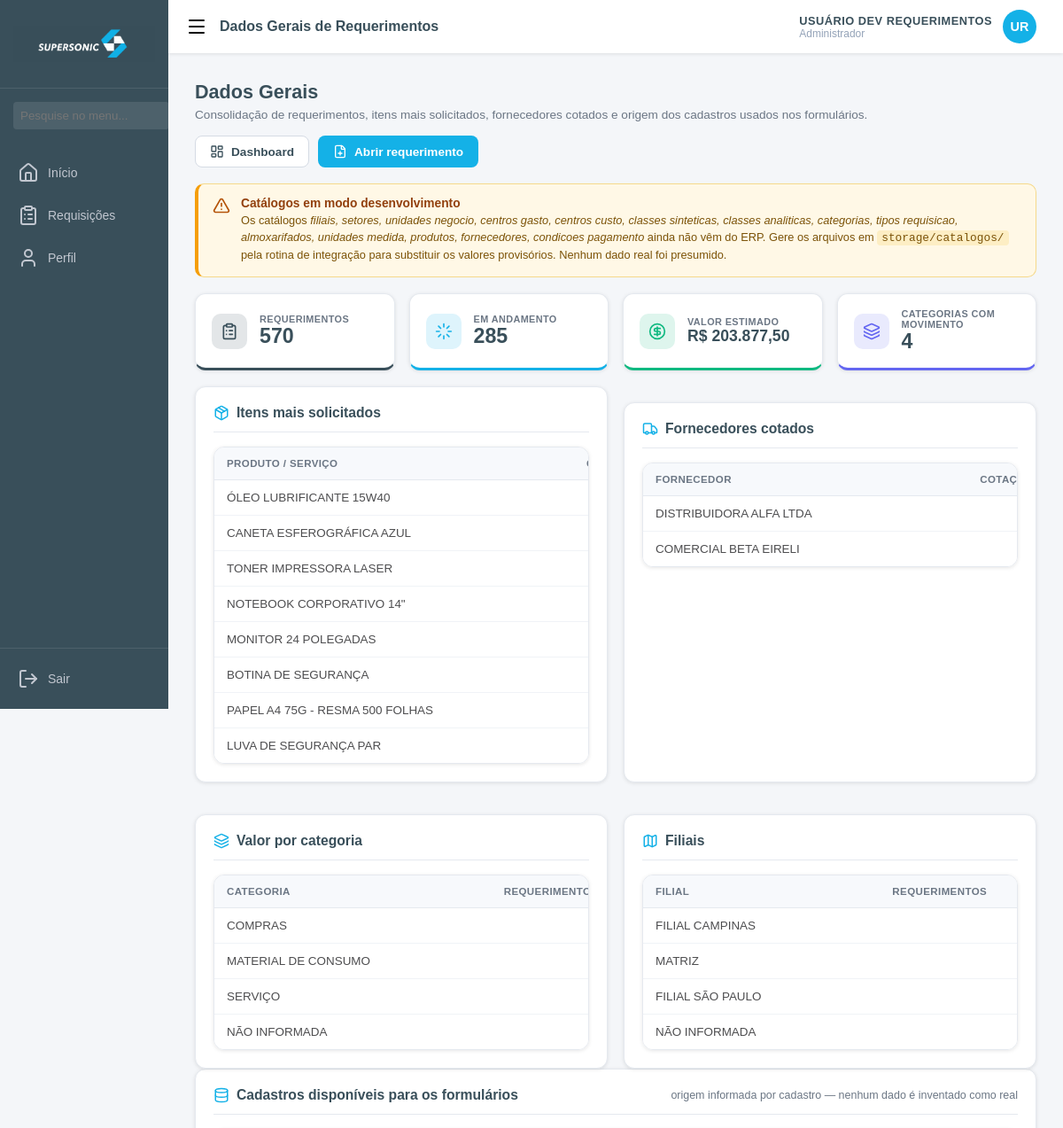
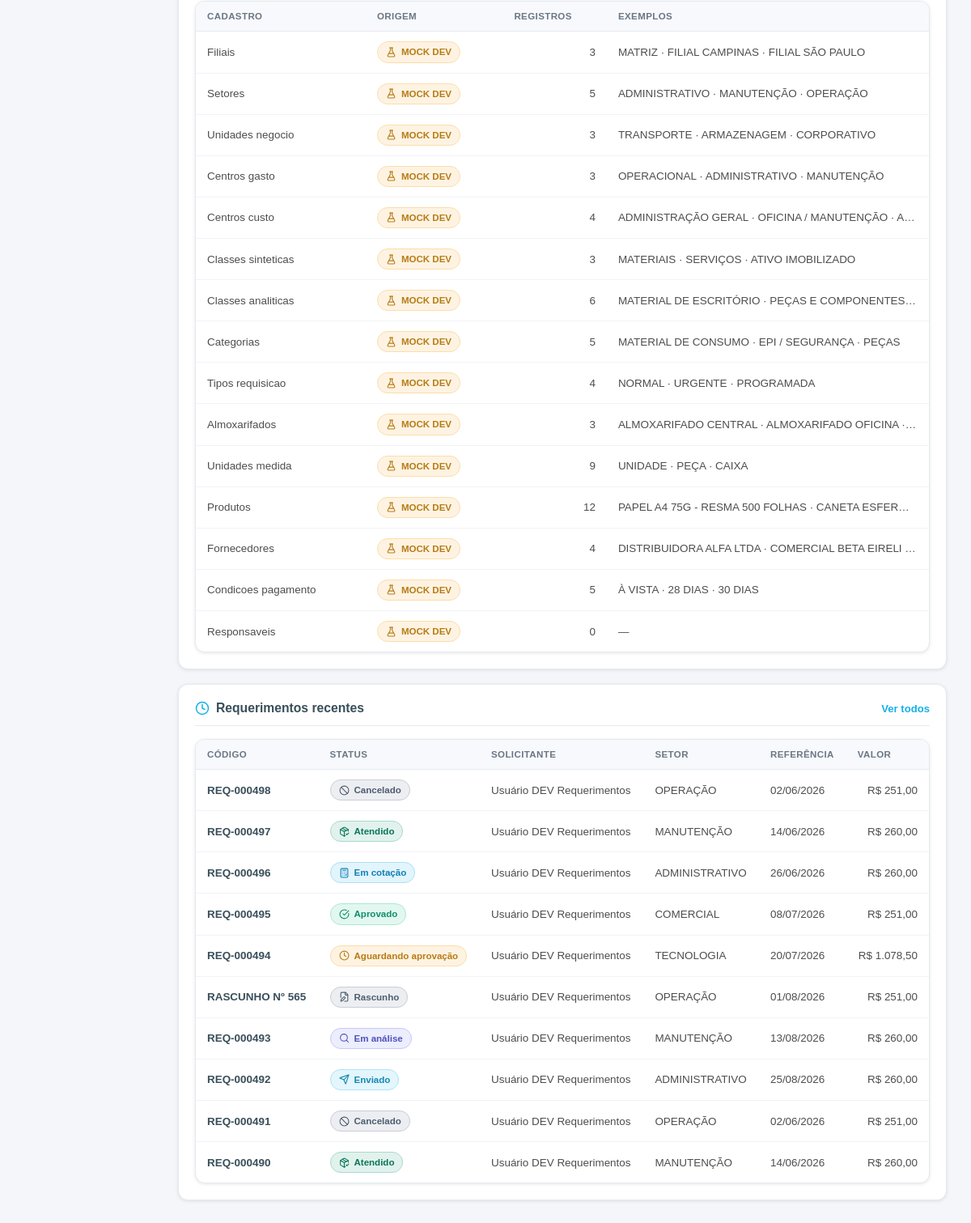
The app's page /requerimento/dados-gerais (signed in), older data (2 pictures, top to bottom).
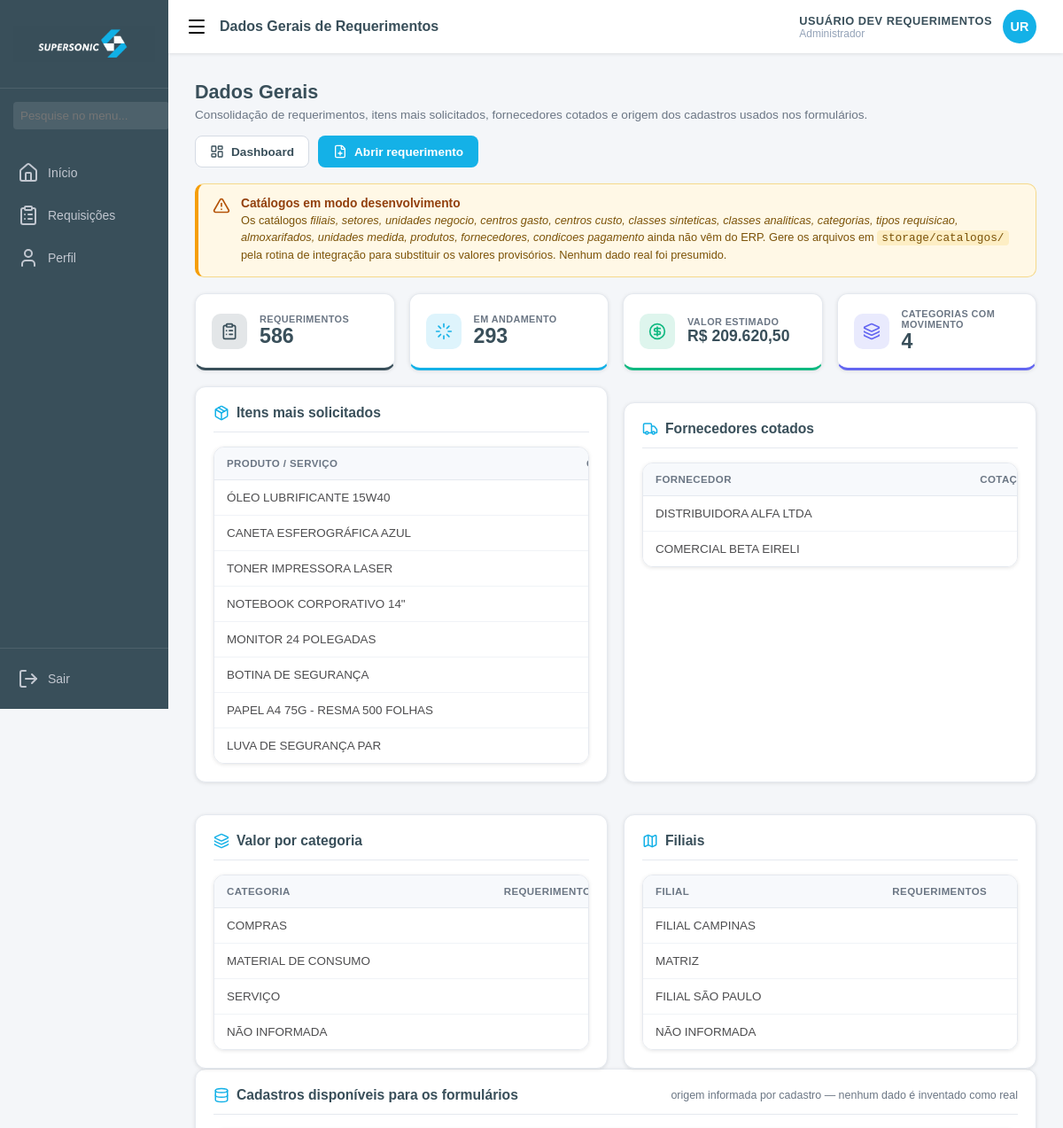
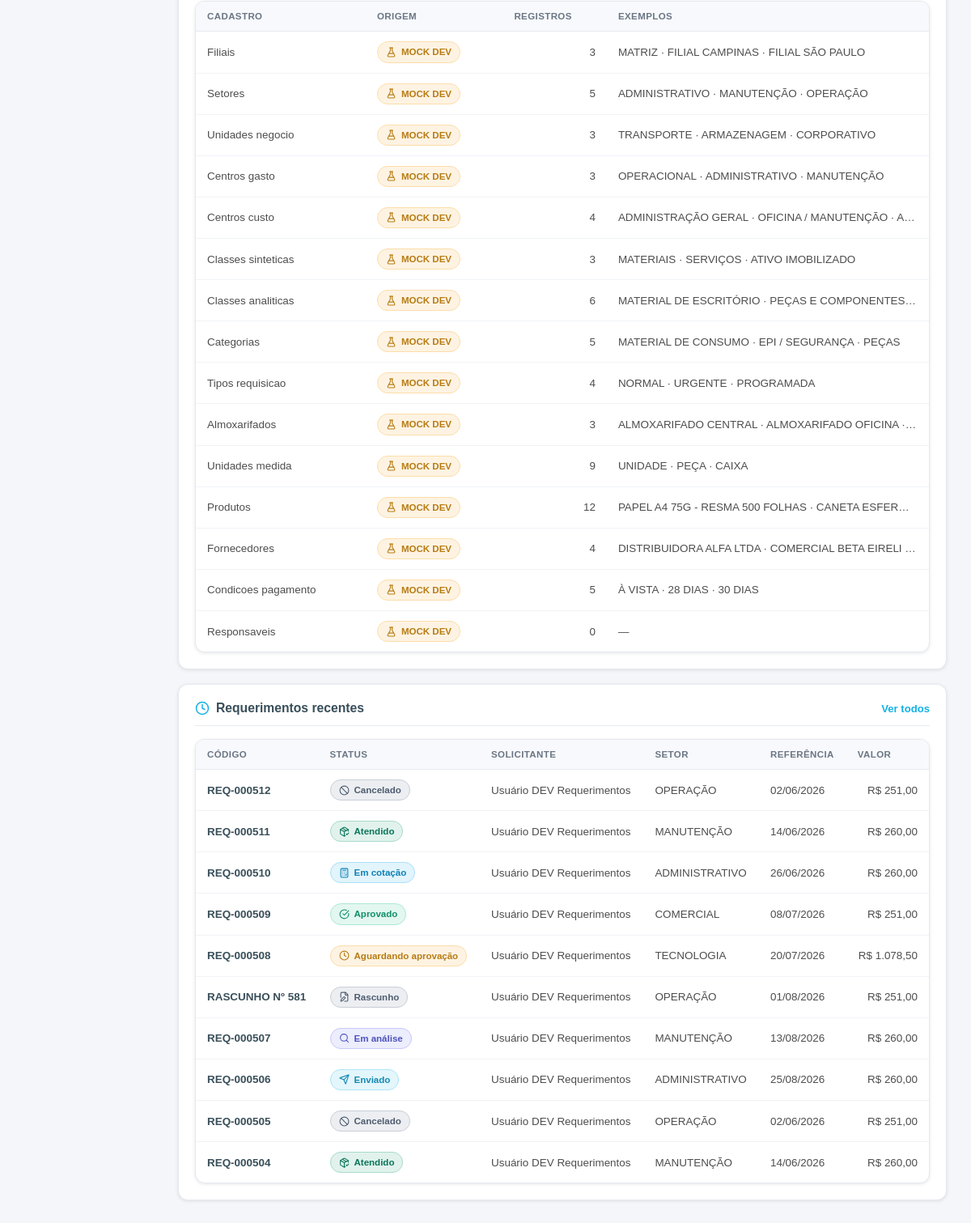
The same page, newer data (2 pictures, top to bottom).
### core/req_models.py (models this page shows, shortened)
class Requerimento(db.Model):
    __tablename__ = "req_requerimento"
    id = db.Column(Integer, primary_key=True)
    codigo = db.Column(String(20), unique=True, nullable=True)   # REQ-000123 (gerado no envio/salvamento)
    numero = db.Column(Integer, nullable=True)                   # sequencial dentro da série
    serie = db.Column(String(20), nullable=True)
    status = db.Column(String(30), nullable=False, default="RASCUNHO", index=True)
    tipo = db.Column(String(30), nullable=True)
    prioridade = db.Column(String(20), nullable=False, default="NORMAL")
    data_referencia = db.Column(Date, nullable=True)
    data_limite = db.Column(Date, nullable=True)
    solicitante_usuario_id = db.Column(Integer, ForeignKey("usuarios.id"), nullable=False, index=True)
    solicitante_nome = db.Column(String(120), nullable=True)
    solicitante_email = db.Column(String(120), nullable=True)
    solicitante_telefone = db.Column(String(30), nullable=True)
    funcionario = db.Column(String(120), nullable=True)
    filial = db.Column(String(80), nullable=True)
    setor = db.Column(String(80), nullable=True)
    responsavel = db.Column(String(120), nullable=True)
    unidade_negocio = db.Column(String(80), nullable=True)
    centro_gasto = db.Column(String(80), nullable=True)
    centro_custo = db.Column(String(80), nullable=True)
    classe_sintetica = db.Column(String(80), nullable=True)
    classe_analitica = db.Column(String(80), nullable=True)
    tipo_requisicao = db.Column(String(80), nullable=True)
    categoria = db.Column(String(80), nullable=True)
    justificativa = db.Column(Text, nullable=True)
    observacao = db.Column(Text, nullable=True)
    necessita_cotacao = db.Column(Boolean, nullable=False, default=False)
    cotacao_selecionada_id = db.Column(Integer, nullable=True)   # sem FK: evita ciclo entre tabelas
    etapa_atual = db.Column(Integer, nullable=False, default=1)
    valor_estimado = db.Column(Numeric(15, 2), nullable=False, default=Decimal("0.00"))
    responsavel_atual = db.Column(String(120), nullable=True)
    enviado_em = db.Column(DateTime, nullable=True)
    criado_em = db.Column(DateTime, nullable=False, default=datetime.now)
    criado_por = db.Column(String(120), nullable=True)
    atualizado_em = db.Column(DateTime, nullable=False, default=datetime.now, onupdate=datetime.now)
    atualizado_por = db.Column(String(120), nullable=True)
    cancelado_em = db.Column(DateTime, nullable=True)
    cancelado_por = db.Column(String(120), nullable=True)
    motivo_cancelamento = db.Column(Text, nullable=True)
    itens = db.relationship("ReqItem", backref="requerimento", cascade="all, delete-orphan",
                            order_by="ReqItem.sequencia", lazy="selectin")
    localizacoes = db.relationship("ReqLocalizacao", backref="requerimento",
                                   cascade="all, delete-orphan", lazy="selectin")
    complementos = db.relationship("ReqComplemento", backref="requerimento",
                                   cascade="all, delete-orphan", lazy="selectin")
    anexos = db.relationship("ReqAnexo", backref="requerimento",
                             cascade="all, delete-orphan", lazy="selectin")
    cotacoes = db.relationship("ReqCotacao", backref="requerimento",
                               cascade="all, delete-orphan", lazy="selectin")
    historico = db.relationship("ReqHistorico", backref="requerimento", cascade="all, delete-orphan",
                                order_by="ReqHistorico.data_hora", lazy="selectin")
    __table_args__ = (
        Index("ix_req_status_prioridade", "status", "prioridade"),
    )
    @property
    def codigo_exibicao(self) -> str:
        if self.codigo:
            return self.codigo
        return f"RASCUNHO Nº {self.id}" if self.id else "NOVO RASCUNHO"

### core/req_routes.py (the view)
@req_bp.route("/requerimento/dados-gerais")
@login_required
def dados_gerais():
    return render_template(
        "requerimentos/dados_gerais.html",
        pagina_ativa="dados_gerais",
        titulo_pagina="Dados Gerais de Requerimentos",
        indicadores=servico.indicadores(current_user),
        itens_top=servico.itens_mais_solicitados(current_user),
        fornecedores=servico.fornecedores_cotados(current_user),
        recentes=servico.listar(current_user, {}, pagina=1, por_pagina=10).items,
        catalogos=req_catalogos.todos(),
        **_contexto_dominio(),
    )

### app.py (called while the page is built)
@login_manager.user_loader
def load_user(user_id):
    return Usuario.query.get(int(user_id))

@app.context_processor
def inject_user():
    if current_user.is_authenticated:
        nome = current_user.nome or ""
        partes = nome.split()
        iniciais = (partes[0][0] + partes[-1][0]).upper() if len(partes) > 1 else (partes[0][0].upper() if partes else "")
        return dict(user_nome=nome, user_iniciais=iniciais)
    return dict(user_nome=None, user_iniciais=None)

@app.template_filter("moeda")
def filtro_moeda(valor) -> str:
    try:
        numero = float(valor or 0)
    except (TypeError, ValueError):
        numero = 0.0
    texto = f"{numero:,.2f}".replace(",", "#").replace(".", ",").replace("#", ".")
    return f"R$ {texto}"

@app.template_filter("data_br")
def filtro_data_br(valor) -> str:
    if not valor:
        return "—"
    try:
        return valor.strftime("%d/%m/%Y")
    except AttributeError:
        return str(valor)

### core/req_routes.py (called while the page is built)
@req_bp.app_context_processor
def _injetar_dominio():
    if not current_user.is_authenticated:
        return {}
    return {"req_status_catalogo": STATUS, "req_prioridades": PRIORIDADES}

### templates/requerimentos/dados_gerais.html (shortened to what the changed rows need)
{% extends 'requerimentos/base.html' %}
{% from 'components/ui.html' import status_badge, area_vazia, origem_dado with context %}
{% block conteudo %}
<div class="pagina-cabecalho">
    <div>
        <h1>Dados Gerais</h1>
    </div>
</div>
<div class="cartoes-indicadores">
    <div class="indicador" style="--acento:#394F5A;">
        <span class="dados">
            <label>Requerimentos</label>
            <span class="valor">{{ indicadores.total }}</span>
        </span>
    </div>
    <div class="indicador" style="--acento:#14B1E7;">
        <span class="dados">
            <label>Em andamento</label>
            <span class="valor">{{ indicadores.abertos }}</span>
        </span>
    </div>
    <div class="indicador" style="--acento:#10b981;">
        <span class="dados">
            <label>Valor estimado</label>
            <span class="valor moeda">{{ indicadores.valor_total | moeda }}</span>
        </span>
    </div>
</div>
<div class="grade-paineis">
    <div class="cartao">
        {% if itens_top %}
        <div class="tabela-wrapper">
            <table class="tabela">
                <thead>
                    <tr><th>Produto / serviço</th><th class="numerico">Ocorrências</th><th class="numerico">Quantidade</th></tr>
                </thead>
                <tbody>
                    {% for linha in itens_top %}
                    <tr>
                        <td class="celula-truncada" title="{{ linha.produto }}">{{ linha.produto }}</td>
                        <td class="numerico">{{ linha.ocorrencias }}</td>
                    </tr>
                    {% endfor %}
                </tbody>
            </table>
        </div>
        {% else %}
            {{ area_vazia('package-open', 'Sem itens', 'Nenhum item foi solicitado até agora.') }}
        {% endif %}
    </div>
    <div class="cartao">
        {% if fornecedores %}
        <div class="tabela-wrapper">
            <table class="tabela">
                <thead>
                    <tr><th>Fornecedor</th><th class="numerico">Cotações</th><th class="numerico">Valor cotado</th></tr>
                </thead>
                <tbody>
                    {% for linha in fornecedores %}
                    <tr>
                        <td class="celula-truncada" title="{{ linha.fornecedor }}">{{ linha.fornecedor }}</td>
                        <td class="numerico">{{ linha.cotacoes }}</td>
                    </tr>
                    {% endfor %}
                </tbody>
            </table>
        </div>
        {% else %}
            {{ area_vazia('truck', 'Sem cotações', 'Nenhuma proposta de fornecedor registrada.') }}
        {% endif %}
    </div>
    <div class="cartao">
        {% if indicadores.por_categoria %}
        <div class="tabela-wrapper">
            <table class="tabela">
                <thead>
                    <tr><th>Categoria</th><th class="numerico">Requerimentos</th><th class="numerico">Valor estimado</th></tr>
                </thead>
                <tbody>
                    {% for linha in indicadores.por_categoria %}
                    <tr>
                        <td class="celula-truncada">{{ linha.categoria }}</td>
                        <td class="numerico">{{ linha.quantidade }}</td>
                    </tr>
                    {% endfor %}
                </tbody>
            </table>
        </div>
        {% else %}
            {{ area_vazia('layers', 'Sem categorias', 'Classifique os requerimentos para ver este resumo.') }}
        {% endif %}
    </div>
    <div class="cartao">
        {% if indicadores.por_filial %}
        <div class="tabela-wrapper">
            <table class="tabela">
                <thead>
                    <tr><th>Filial</th><th class="numerico">Requerimentos</th><th class="numerico">Valor estimado</th></tr>
                </thead>
                <tbody>
                    {% for linha in indicadores.por_filial %}
                    <tr>
                        <td class="celula-truncada">{{ linha.filial }}</td>
                        <td class="numerico">{{ linha.quantidade }}</td>
                    </tr>
                    {% endfor %}
                </tbody>
            </table>
        </div>
        {% else %}
            {{ area_vazia('map', 'Sem filiais', 'Nenhuma filial informada nos requerimentos.') }}
        {% endif %}
    </div>
</div>
<div class="cartao">
    <div class="tabela-wrapper">
        <table class="tabela">
            <thead>
                <tr><th>Cadastro</th><th>Origem</th><th class="numerico">Registros</th><th>Exemplos</th></tr>
            </thead>
            <tbody>
                {% for nome, dados in catalogos.items() %}
                <tr>
                    <td>{{ nome | replace('_', ' ') | capitalize }}</td>
                    <td>
                        <span class="badge-status"
                              style="--badge-cor: {{ '#10b981' if dados.origem == 'ERP' else ('#14B1E7' if dados.origem == 'JSON_INTEGRACAO' else '#f59e0b') }};">
                            <i data-lucide="{{ 'database' if dados.origem == 'ERP' else ('file-json' if dados.origem == 'JSON_INTEGRACAO' else 'flask-conical') }}"></i>
                            {{ dados.origem | replace('_', ' ') }}
                        </span>
                    </td>
                    <td class="numerico">{{ dados.itens | length }}</td>
                    <td class="celula-truncada">
                        {{ dados.itens[:3] | map(attribute='descricao') | join(' · ') if dados.itens else '—' }}
                    </td>
                </tr>
                {% endfor %}
            </tbody>
        </table>
    </div>
</div>
<div class="cartao">
    {% if recentes %}
    <div class="tabela-wrapper">
        <table class="tabela">
            <thead>
                <tr><th>Código</th><th>Status</th><th>Solicitante</th><th>Setor</th>
                    <th>Referência</th><th class="numerico">Valor</th></tr>
            </thead>
            <tbody>
                {% for req in recentes %}
                <tr>
                    <td><a class="codigo" href="{{ url_for('req.detalhe', requerimento_id=req.id) }}">{{ req.codigo_exibicao }}</a></td>
                    <td>{{ status_badge(req.status) }}</td>
                    <td class="celula-truncada">{{ req.solicitante_nome or '—' }}</td>
                    <td class="celula-truncada">{{ req.setor or '—' }}</td>
                    <td>{{ req.data_referencia | data_br }}</td>
                    <td class="numerico">{{ req.valor_estimado | moeda }}</td>
                </tr>
                {% endfor %}
            </tbody>
        </table>
    </div>
    {% else %}
        {{ area_vazia('inbox', 'Nada registrado', 'Abra o primeiro requerimento para alimentar esta página.') }}
    {% endif %}
</div>
{% endblock %}

### templates/components/ui.html (shortened to what this page needs)
{% macro status_badge(status, tamanho='') -%}
    {%- set info = req_status_catalogo.get(status, {'label': status, 'cor': '#94a3b8', 'icone': 'circle'}) -%}
    <span class="badge-status {{ tamanho }}" style="--badge-cor: {{ info.cor }};">
        <i data-lucide="{{ info.icone }}"></i>{{ info.label }}
    </span>
{%- endmacro %}
{% macro origem_dado(catalogos) -%}
    {%- set mocks = [] -%}
    {%- for nome, catalogo in catalogos.items() -%}
        {%- if catalogo.origem == 'MOCK_DEV' and catalogo.itens -%}{%- set _ = mocks.append(nome) -%}{%- endif -%}
    {%- endfor -%}
    {% if mocks %}
    <div class="aviso-dev">
        <i data-lucide="triangle-alert"></i>
        <div>
            <strong>Catálogos em modo desenvolvimento</strong>
            <p>
                Os catálogos <em>{{ mocks | join(', ') | replace('_', ' ') }}</em> ainda não vêm do ERP.
                Gere os arquivos em <code>storage/catalogos/</code> pela rotina de integração
                para substituir os valores provisórios. Nenhum dado real foi presumido.
            </p>
        </div>
    </div>
    {% endif %}
{%- endmacro %}

Row changes from the older to the newer data that the page shows:
no longer on this page (row unchanged): Requerimento: codigo_exibicao "REQ-000498", label "Cancelado", solicitante_nome "Usuário DEV Requerimentos", setor "OPERAÇÃO", data_referencia|data_br "02/06/2026", valor_estimado|moeda "R$ 251,00"
no longer on this page (row unchanged): Requerimento: codigo_exibicao "REQ-000497", label "Atendido", solicitante_nome "Usuário DEV Requerimentos", setor "MANUTENÇÃO", data_referencia|data_br "14/06/2026", valor_estimado|moeda "R$ 260,00"
no longer on this page (row unchanged): Requerimento: codigo_exibicao "REQ-000496", label "Em cotação", solicitante_nome "Usuário DEV Requerimentos", setor "ADMINISTRATIVO", data_referencia|data_br "26/06/2026", valor_estimado|moeda "R$ 260,00"
no longer on this page (row unchanged): Requerimento: codigo_exibicao "REQ-000495", label "Aprovado", solicitante_nome "Usuário DEV Requerimentos", setor "COMERCIAL", data_referencia|data_br "08/07/2026", valor_estimado|moeda "R$ 251,00"
no longer on this page (row unchanged): Requerimento: codigo_exibicao "REQ-000494", label "Aguardando aprovação", solicitante_nome "Usuário DEV Requerimentos", setor "TECNOLOGIA", data_referencia|data_br "20/07/2026", valor_estimado|moeda "R$ 1.078,50"
no longer on this page (row unchanged): Requerimento: codigo_exibicao "RASCUNHO Nº 565", label "Rascunho", solicitante_nome "Usuário DEV Requerimentos", setor "OPERAÇÃO", data_referencia|data_br "01/08/2026", valor_estimado|moeda "R$ 251,00"
no longer on this page (row unchanged): Requerimento: codigo_exibicao "REQ-000493", label "Em análise", solicitante_nome "Usuário DEV Requerimentos", setor "MANUTENÇÃO", data_referencia|data_br "13/08/2026", valor_estimado|moeda "R$ 260,00"
no longer on this page (row unchanged): Requerimento: codigo_exibicao "REQ-000492", label "Enviado", solicitante_nome "Usuário DEV Requerimentos", setor "ADMINISTRATIVO", data_referencia|data_br "25/08/2026", valor_estimado|moeda "R$ 260,00"
no longer on this page (row unchanged): Requerimento: codigo_exibicao "REQ-000491", label "Cancelado", solicitante_nome "Usuário DEV Requerimentos", setor "OPERAÇÃO", data_referencia|data_br "02/06/2026", valor_estimado|moeda "R$ 251,00"
no longer on this page (row unchanged): Requerimento: codigo_exibicao "REQ-000490", label "Atendido", solicitante_nome "Usuário DEV Requerimentos", setor "MANUTENÇÃO", data_referencia|data_br "14/06/2026", valor_estimado|moeda "R$ 260,00"
added Requerimento: codigo_exibicao "REQ-000512", label "Cancelado", solicitante_nome "Usuário DEV Requerimentos", setor "OPERAÇÃO", data_referencia|data_br "02/06/2026", valor_estimado|moeda "R$ 251,00"
added Requerimento: codigo_exibicao "REQ-000511", label "Atendido", solicitante_nome "Usuário DEV Requerimentos", setor "MANUTENÇÃO", data_referencia|data_br "14/06/2026", valor_estimado|moeda "R$ 260,00"
added Requerimento: codigo_exibicao "REQ-000510", label "Em cotação", solicitante_nome "Usuário DEV Requerimentos", setor "ADMINISTRATIVO", data_referencia|data_br "26/06/2026", valor_estimado|moeda "R$ 260,00"
added Requerimento: codigo_exibicao "REQ-000509", label "Aprovado", solicitante_nome "Usuário DEV Requerimentos", setor "COMERCIAL", data_referencia|data_br "08/07/2026", valor_estimado|moeda "R$ 251,00"
added Requerimento: codigo_exibicao "REQ-000508", label "Aguardando aprovação", solicitante_nome "Usuário DEV Requerimentos", setor "TECNOLOGIA", data_referencia|data_br "20/07/2026", valor_estimado|moeda "R$ 1.078,50"
added Requerimento: codigo_exibicao "RASCUNHO Nº 581", label "Rascunho", solicitante_nome "Usuário DEV Requerimentos", setor "OPERAÇÃO", data_referencia|data_br "01/08/2026", valor_estimado|moeda "R$ 251,00"
added Requerimento: codigo_exibicao "REQ-000507", label "Em análise", solicitante_nome "Usuário DEV Requerimentos", setor "MANUTENÇÃO", data_referencia|data_br "13/08/2026", valor_estimado|moeda "R$ 260,00"
added Requerimento: codigo_exibicao "REQ-000506", label "Enviado", solicitante_nome "Usuário DEV Requerimentos", setor "ADMINISTRATIVO", data_referencia|data_br "25/08/2026", valor_estimado|moeda "R$ 260,00"
added Requerimento: codigo_exibicao "REQ-000505", label "Cancelado", solicitante_nome "Usuário DEV Requerimentos", setor "OPERAÇÃO", data_referencia|data_br "02/06/2026", valor_estimado|moeda "R$ 251,00"
added Requerimento: codigo_exibicao "REQ-000504", label "Atendido", solicitante_nome "Usuário DEV Requerimentos", setor "MANUTENÇÃO", data_referencia|data_br "14/06/2026", valor_estimado|moeda "R$ 260,00"
Text that changed along with them:
{{ indicadores.total }}: "570" → "586"
{{ indicadores.abertos }}: "285" → "293"
{{ indicadores.valor_total | moeda }}: "R$ 203.877,50" → "R$ 209.620,50"
